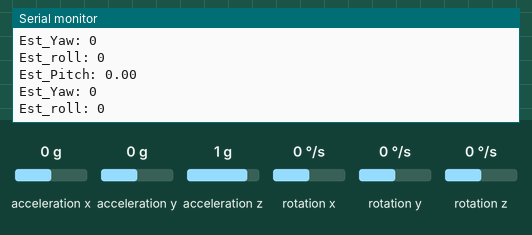
A sketch run on a simulated Arduino Uno, built with avr-gcc and run on an emulated ATmega328P. Parts: the last lines printed to the serial monitor. The inputs (shaded band) are chosen by the test bench; at power-on: acceleration x 0 g, rotation y 0 °/s, acceleration y 0 g, acceleration z 1 g, rotation x 0 °/s, rotation z 0 °/s.

Above: at 3.2 s.
3.3 s: acceleration x set to -1.4 g
At 4.1 s:
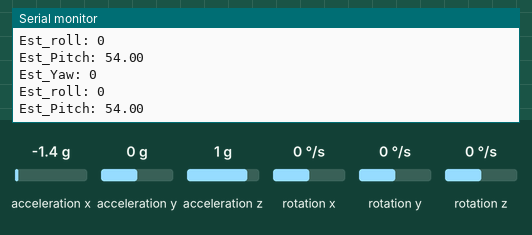
4.8 s: acceleration x set to 0 g
At 5.5 s:
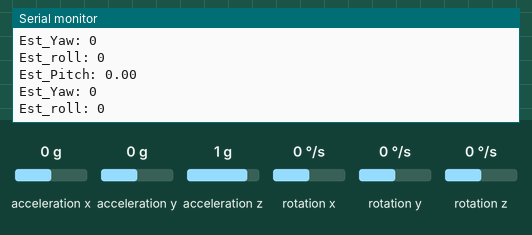
7.8 s: rotation y set to -192 °/s
At 8.7 s:
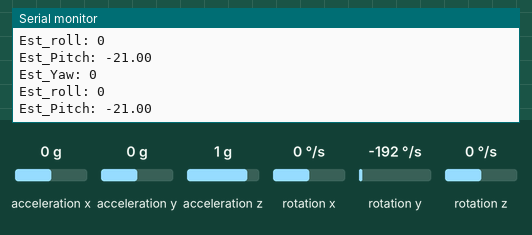
10.8 s: rotation y set to 0 °/s
At 11.4 s:
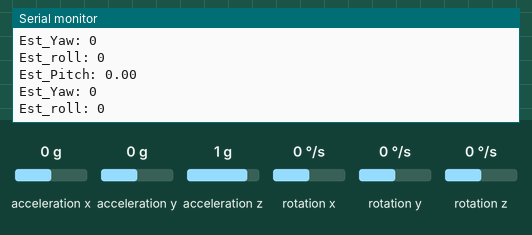
13.8 s: acceleration x set to -0.8 g
At 14.6 s:
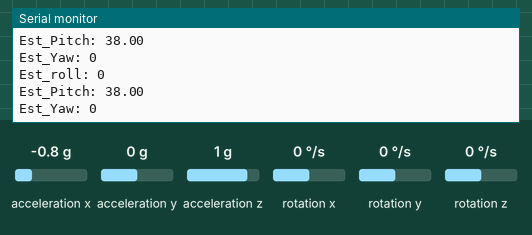
Timing chart, 0 to 16.8 s (numbered marks = the images above; inputs shaded):
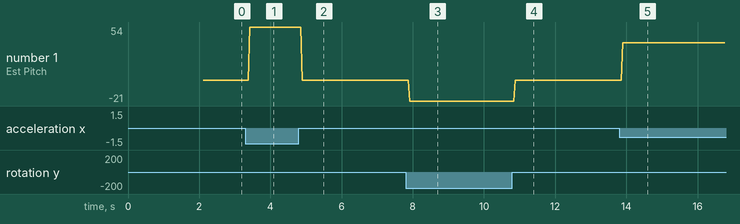

Measured:
- after the input at 3.3 s, the serial monitor: prints a new line after 0.12 s (image 1)
- after the input at 7.8 s, the serial monitor: prints a new line after 0.11 s (image 3)
- after the input at 13.8 s, the serial monitor: prints a new line after 0.10 s (image 5)
- plotted number 1: 0 → 54 after the input at 3.3 s, 0 → -21 after the input at 7.8 s, 0 → 38 after the input at 13.8 s

The sketch:

LSM6DS3_IMU_Code.ino
```cpp
#include <SparkFunLSM6DS3.h>
#include <Wire.h>
#include <math.h>

float Acc_roll, Acc_pitch, Acc_yaw;
float Gyro_roll_rate, Gyro_pitch_rate, Gyro_yaw_rate, Gyro_roll, Gyro_pitch, Gyro_yaw;
float roll_temp, pitch_temp, yaw_temp, roll, pitch, yaw;
float dt = 0.002403; //sampling time at 416Hz for the gyro
float W_acc = 0.05 , W_gyro = 0.95, W_prime; //Weights for acc and gyro
float z = 1;

int i, itr = 1000;
float Acc_x_error , Acc_y_error , Acc_z_error , Gyro_x_error , Gyro_y_error , Gyro_z_error ;
float Acc_x_error_f = 0, Acc_y_error_f = 0 , Acc_z_error_f = 0 , Gyro_x_error_f = 0 , Gyro_y_error_f = 0 , Gyro_z_error_f = 0 ;

LSM6DS3 myIMU( I2C_MODE, 0x6A );  //I2C device address 0x6A

void setup() {
  Serial.begin(9600);
  //Call .begin() to configure the IMUs
  if ( myIMU.begin() != 0 )
  {
    Serial.println("Device error");
  }
  else
  {
    Serial.println("Device OK!");
  }
  W_prime = z/(z-0.98);
  calc_error();
}


void loop()
{
    roll = int(Est_roll());
    pitch = int(Est_pitch());
    yaw = int(Est_yaw());

    Serial.print("Est_roll: ");
    Serial.println(Est_roll);
    Serial.print("Est_Pitch: ");
    Serial.println(pitch);
    Serial.print("Est_Yaw: ");
    Serial.println(Est_yaw);
}


//Obtain roll,pitch and yaw euler angles from accelerometer
float Acc_x() {
  Acc_roll = (atan2( myIMU.readFloatAccelY() , sqrt( pow(myIMU.readFloatAccelX(), 2) + pow(myIMU.readFloatAccelZ(), 2) ) )) * 180 / PI - Acc_x_error_f;
  return Acc_roll;
}
float Acc_y() {
  Acc_pitch = ( atan2( -1 * myIMU.readFloatAccelX() , sqrt( pow(myIMU.readFloatAccelY(), 2) + pow(myIMU.readFloatAccelZ(), 2) ) )) * 180 / PI - Acc_y_error_f ;
  return Acc_pitch;
}
float Acc_z() {
  Acc_yaw = myIMU.readFloatAccelZ() - Acc_z_error_f;
  return Acc_yaw;
}


//Obtain Angular Rate
float Gyro_x_rate() {
  Gyro_roll_rate = myIMU.readFloatGyroX() - Gyro_x_error_f;
  return Gyro_roll_rate;
}
float Gyro_y_rate() {
  Gyro_pitch_rate = myIMU.readFloatGyroY() - Gyro_y_error_f;
  return Gyro_pitch_rate;
}
float Gyro_z_rate() {
  Gyro_yaw_rate = myIMU.readFloatGyroZ() - Gyro_z_error_f;
  return Gyro_yaw_rate;
}

//Obtain roll,pitch and yaw euler angles from gyro

float Gyro_x_angle() {
  Gyro_roll = W_gyro * Gyro_x_rate() * dt;
  return Gyro_roll;
}
float Gyro_y_angle() {
  Gyro_pitch = W_gyro * Gyro_y_rate() * dt;
  return Gyro_pitch;
}
float Gyro_z_angle() {
  Gyro_yaw = W_gyro * Gyro_z_rate() * dt;
  return Gyro_yaw;
}


float Est_roll() {
  roll_temp = (0.02 * Acc_x() + Gyro_x_angle()) * W_prime;
  if (roll_temp > 90) {
    return 90;
  }
  else if (roll_temp < -90) {
    return -90;
  }
  else {
    return roll_temp;
  }
}
float Est_pitch() {
  pitch_temp  = (0.02 * Acc_y() + Gyro_y_angle()) * W_prime;
  if (pitch_temp >90 ) {
    return 90;
  }
  else if (pitch_temp < -90) {
    return -90;
  }
  else{
    return pitch_temp;
  }
}
float Est_yaw() {
  yaw_temp = (0.02 * Acc_z() + Gyro_z_angle()) * W_prime;
  if (yaw_temp > 90) {
    return 90;
  }
  else if (yaw_temp < -90) {
    return -90;
  }
  else{
    return yaw_temp;
  }
}


void calc_error() {
  Serial.print("Start error calculation...");
  for (i = 0; i < itr; i++) {
    Acc_x_error += Acc_x();
    Acc_y_error += Acc_y();
    Acc_z_error += Acc_z();
  }
  Acc_x_error /= itr;
  Acc_y_error /= itr;
  Acc_z_error /= itr;

  for (i = 0; i < itr; i++) {
    Gyro_x_error += Gyro_x_rate();
    Gyro_y_error += Gyro_x_rate();
    Gyro_z_error += Gyro_x_rate();
  }
  Gyro_x_error /= itr;
  Gyro_y_error /= itr;
  Gyro_z_error /= itr;

  Acc_x_error_f = Acc_x_error;
  Acc_y_error_f = Acc_y_error;
  Acc_z_error_f = Acc_z_error;

  Gyro_x_error_f = Gyro_x_error;
  Gyro_y_error_f = Gyro_y_error;
  Gyro_z_error_f = Gyro_z_error;

}
```
